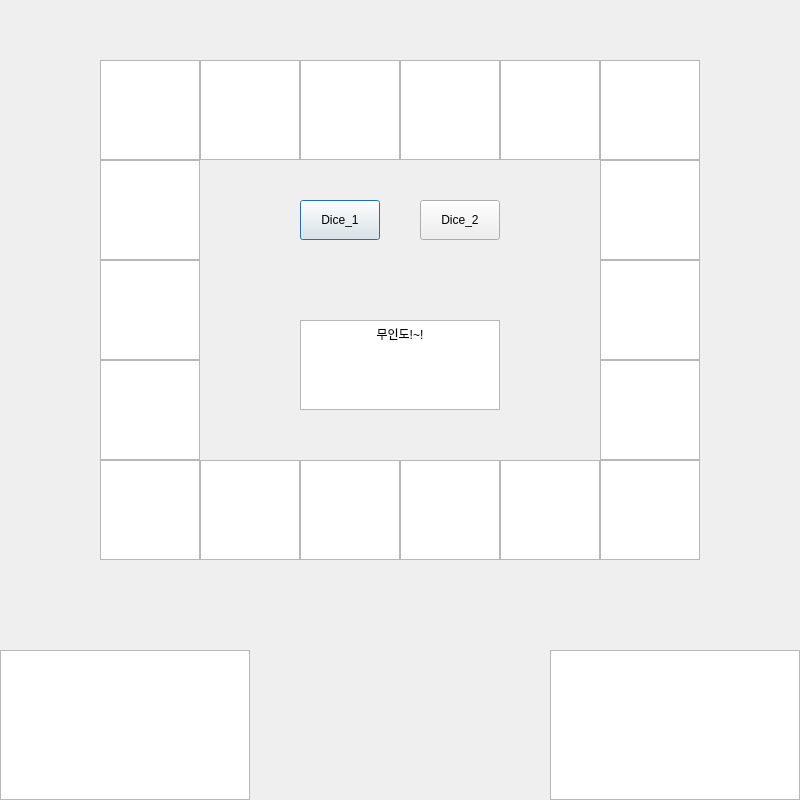
<?xml version="1.0" encoding="UTF-8"?>
<ui version="4.0">
 <class>Dialog</class>
 <widget class="QDialog" name="Dialog">
  <property name="geometry">
   <rect>
    <x>0</x>
    <y>0</y>
    <width>800</width>
    <height>800</height>
   </rect>
  </property>
  <property name="windowTitle">
   <string>Random Dice</string>
  </property>
  <widget class="QGraphicsView" name="land_09">
   <property name="geometry">
    <rect>
     <x>100</x>
     <y>60</y>
     <width>100</width>
     <height>100</height>
    </rect>
   </property>
  </widget>
  <widget class="QPushButton" name="btn1">
   <property name="geometry">
    <rect>
     <x>300</x>
     <y>200</y>
     <width>80</width>
     <height>40</height>
    </rect>
   </property>
   <property name="text">
    <string>Dice_1</string>
   </property>
  </widget>
  <widget class="QTextEdit" name="textEdit">
   <property name="geometry">
    <rect>
     <x>300</x>
     <y>320</y>
     <width>200</width>
     <height>90</height>
    </rect>
   </property>
   <property name="html">
    <string>&lt;!DOCTYPE HTML PUBLIC &quot;-//W3C//DTD HTML 4.0//EN&quot; &quot;http://www.w3.org/TR/REC-html40/strict.dtd&quot;&gt;
&lt;html&gt;&lt;head&gt;&lt;meta name=&quot;qrichtext&quot; content=&quot;1&quot; /&gt;&lt;style type=&quot;text/css&quot;&gt;
p, li { white-space: pre-wrap; }
&lt;/style&gt;&lt;/head&gt;&lt;body style=&quot; font-family:'Gulim'; font-size:9pt; font-weight:400; font-style:normal;&quot;&gt;
&lt;p align=&quot;center&quot; style=&quot; margin-top:0px; margin-bottom:0px; margin-left:0px; margin-right:0px; -qt-block-indent:0; text-indent:0px;&quot;&gt;무인도!~!&lt;/p&gt;&lt;/body&gt;&lt;/html&gt;</string>
   </property>
  </widget>
  <widget class="QTextBrowser" name="player2_text">
   <property name="geometry">
    <rect>
     <x>550</x>
     <y>650</y>
     <width>250</width>
     <height>150</height>
    </rect>
   </property>
  </widget>
  <widget class="QGraphicsView" name="land_10">
   <property name="geometry">
    <rect>
     <x>200</x>
     <y>60</y>
     <width>100</width>
     <height>100</height>
    </rect>
   </property>
  </widget>
  <widget class="QGraphicsView" name="land_13">
   <property name="geometry">
    <rect>
     <x>500</x>
     <y>60</y>
     <width>100</width>
     <height>100</height>
    </rect>
   </property>
  </widget>
  <widget class="QGraphicsView" name="land_11">
   <property name="geometry">
    <rect>
     <x>300</x>
     <y>60</y>
     <width>100</width>
     <height>100</height>
    </rect>
   </property>
  </widget>
  <widget class="QGraphicsView" name="land_12">
   <property name="geometry">
    <rect>
     <x>400</x>
     <y>60</y>
     <width>100</width>
     <height>100</height>
    </rect>
   </property>
  </widget>
  <widget class="QGraphicsView" name="land_08">
   <property name="geometry">
    <rect>
     <x>100</x>
     <y>160</y>
     <width>100</width>
     <height>100</height>
    </rect>
   </property>
  </widget>
  <widget class="QGraphicsView" name="land_07">
   <property name="geometry">
    <rect>
     <x>100</x>
     <y>260</y>
     <width>100</width>
     <height>100</height>
    </rect>
   </property>
  </widget>
  <widget class="QGraphicsView" name="land_06">
   <property name="geometry">
    <rect>
     <x>100</x>
     <y>360</y>
     <width>100</width>
     <height>100</height>
    </rect>
   </property>
  </widget>
  <widget class="QGraphicsView" name="land_05">
   <property name="geometry">
    <rect>
     <x>100</x>
     <y>460</y>
     <width>100</width>
     <height>100</height>
    </rect>
   </property>
  </widget>
  <widget class="QGraphicsView" name="land_03">
   <property name="geometry">
    <rect>
     <x>300</x>
     <y>460</y>
     <width>100</width>
     <height>100</height>
    </rect>
   </property>
  </widget>
  <widget class="QGraphicsView" name="land_04">
   <property name="geometry">
    <rect>
     <x>200</x>
     <y>460</y>
     <width>100</width>
     <height>100</height>
    </rect>
   </property>
  </widget>
  <widget class="QGraphicsView" name="land_02">
   <property name="geometry">
    <rect>
     <x>400</x>
     <y>460</y>
     <width>100</width>
     <height>100</height>
    </rect>
   </property>
  </widget>
  <widget class="QGraphicsView" name="land_01">
   <property name="geometry">
    <rect>
     <x>500</x>
     <y>460</y>
     <width>100</width>
     <height>100</height>
    </rect>
   </property>
  </widget>
  <widget class="QGraphicsView" name="land_00">
   <property name="geometry">
    <rect>
     <x>600</x>
     <y>460</y>
     <width>100</width>
     <height>100</height>
    </rect>
   </property>
  </widget>
  <widget class="QGraphicsView" name="land_14">
   <property name="geometry">
    <rect>
     <x>600</x>
     <y>60</y>
     <width>100</width>
     <height>100</height>
    </rect>
   </property>
  </widget>
  <widget class="QGraphicsView" name="land_15">
   <property name="geometry">
    <rect>
     <x>600</x>
     <y>160</y>
     <width>100</width>
     <height>100</height>
    </rect>
   </property>
  </widget>
  <widget class="QGraphicsView" name="land_17">
   <property name="geometry">
    <rect>
     <x>600</x>
     <y>360</y>
     <width>100</width>
     <height>100</height>
    </rect>
   </property>
  </widget>
  <widget class="QGraphicsView" name="land_16">
   <property name="geometry">
    <rect>
     <x>600</x>
     <y>260</y>
     <width>100</width>
     <height>100</height>
    </rect>
   </property>
  </widget>
  <widget class="QTextBrowser" name="player1_text">
   <property name="geometry">
    <rect>
     <x>0</x>
     <y>650</y>
     <width>250</width>
     <height>150</height>
    </rect>
   </property>
  </widget>
  <widget class="QLabel" name="label_1">
   <property name="geometry">
    <rect>
     <x>0</x>
     <y>260</y>
     <width>90</width>
     <height>80</height>
    </rect>
   </property>
   <property name="text">
    <string/>
   </property>
   <property name="pixmap">
    <pixmap>player1.png</pixmap>
   </property>
   <property name="scaledContents">
    <bool>false</bool>
   </property>
  </widget>
  <widget class="QLabel" name="label_2">
   <property name="geometry">
    <rect>
     <x>700</x>
     <y>260</y>
     <width>90</width>
     <height>80</height>
    </rect>
   </property>
   <property name="text">
    <string/>
   </property>
   <property name="pixmap">
    <pixmap>player2.png</pixmap>
   </property>
   <property name="scaledContents">
    <bool>true</bool>
   </property>
  </widget>
  <widget class="QLabel" name="label_3">
   <property name="geometry">
    <rect>
     <x>210</x>
     <y>190</y>
     <width>80</width>
     <height>80</height>
    </rect>
   </property>
   <property name="text">
    <string/>
   </property>
   <property name="pixmap">
    <pixmap>../_image/dice.jpg</pixmap>
   </property>
  </widget>
  <widget class="QLabel" name="player1">
   <property name="geometry">
    <rect>
     <x>610</x>
     <y>470</y>
     <width>40</width>
     <height>40</height>
    </rect>
   </property>
   <property name="text">
    <string/>
   </property>
   <property name="pixmap">
    <pixmap>../_image/player1_resize.png</pixmap>
   </property>
   <property name="scaledContents">
    <bool>true</bool>
   </property>
  </widget>
  <widget class="QLabel" name="player2">
   <property name="geometry">
    <rect>
     <x>650</x>
     <y>510</y>
     <width>40</width>
     <height>40</height>
    </rect>
   </property>
   <property name="text">
    <string/>
   </property>
   <property name="pixmap">
    <pixmap>../_image/player2_resize.png</pixmap>
   </property>
  </widget>
  <widget class="QPushButton" name="btn2">
   <property name="geometry">
    <rect>
     <x>420</x>
     <y>200</y>
     <width>80</width>
     <height>40</height>
    </rect>
   </property>
   <property name="text">
    <string>Dice_2</string>
   </property>
  </widget>
 </widget>
 <resources>
  <include location="test.qrc"/>
 </resources>
 <connections/>
</ui>
